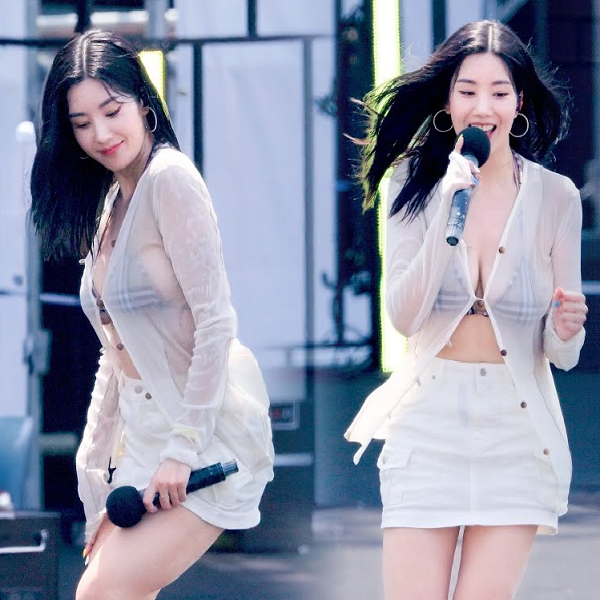
#> input picture love.png, 600 x 600 px
$ jupyter execute python_06_231117.ipynb
#> lines starting #> are read from the running program, lines starting #| are printed output that depends on the picture
[cell 1]
import numpy as np

[cell 2]
A = np.arange(1,9).reshape(2,4)
A

[cell 3]
print(A[0])
print(A[0,:])

[cell 4]
print(A[1])
print(A[1,:])

[cell 5]
print(A[:,0])
print(A[:,1])
print(A[:,2])
print(A[:,3])

### 행렬의 덧셈 연산

[cell 6]
import numpy as np
A = np.array([[1,2],[3,4]])
B = np.array([[4,1],[5,2]])

[cell 7]
A+B

[cell 8]
np.add(A,B)

### 행렬의 뺼셈

[cell 9]
import numpy as np
A = np.array([[1,2],[3,4]])
B = np.array([[4,1],[5,2]])

[cell 10]
A-B

[cell 11]
np.subtract(A,B)

### 행렬의 스칼라곱

[cell 12]
A = np.arange(1,10).reshape(3,3)
A

[cell 13]
c = 10
A * c

[cell 14]
np.multiply(A,c)

### 행렬의 곱셈

* np.dot()
* A@B

[cell 15]
A = np.array([[1,2,3],[4,5,6]])   # 2x3
B = np.array([[4,1],[5,2],[1,2]]) # 3x2

[cell 16]
A

[cell 17]
B

[cell 18]
# 행렬의 곱셈 .dot
A.dot(B)

[cell 19]
np.dot(A,B)

[cell 20]
A = np.array([[1,2],[3,4]])
B = np.array([[4,1],[5,2]])

[cell 21]
A

[cell 22]
B

[cell 23]
A*B

### 전치(transpose)행렬

[cell 24]
A = np.arange(1,7). reshape(2,3)

[cell 25]
A.T

[cell 26]
np.transpose(A)

[cell 27]
T = np.array([[1,0,4],[0,1,7],[0,0,1]])
T

[cell 28]
A =np.array([3,2,1])
A = A.T
A

[cell 29]
T.dot(A)

[cell 30]
import numpy as np
degree = 45

M = np.array([[np.cos(degree*np.pi/180),np.sin(degree*np.pi/180),0],[np.sin(degree*np.pi/180),np.cos(degree*np.pi/180),0],[0,0,1]])

p = np. array([7,0,1])
_p =np. dot(M,p)
_p[0]=int(np.round(_p[0]))
_p[1]=int(np.round(_p[1]))
_p[2]=int(np.round(_p[2]))
print(_p)

### rotation matrix

[cell 31]
#forward mapping

import cv2
import numpy as np

img = cv2.imread('love.png', cv2.IMREAD_COLOR)
#> img is the input picture: shape (600, 600, 3); mean B, G, R 165, 144.5, 139.7
height, width = img.shape[:2]
#> height = 600; width = 600

# 45도를 라디안으로 변환하여 코싸인값과 싸인값을 구합니다.
angle = 45
radian = angle * np.pi / 180
c = np.cos(radian)
s = np.sin(radian)

# 회전변환행렬을 구성합니다.
# OpenCV의 원점이 왼쪽아래가 아니라 왼쪽위라서 [[c, -s, 0], [s, c, 0]]가 아니라
# [[c, s, 0], [-s, c, 0]]입니다.
rotation_matrix = np.array([[c, s, 0], [-s, c, 0], [0, 0, 1]], dtype=float)

dst = np.zeros(img.shape, dtype=np.uint8)

for y in range(height - 1):
    for x in range(width - 1):

        p = np.array([x, y, 1])
        p_ = np.dot(rotation_matrix, p)

        x_, y_ = p_[:2]
        x_ = int(x_)
        y_ = int(y_)

        # 입력 이미지의 픽셀을 가져올 수 있는 경우에만
        # 결과 이미지의 현재 위치의 픽셀로 사용합니다.
        if x_ > 0 and x_ < width and y_ > 0 and y_ < height:
            dst[y_, x_] = img[y, x]
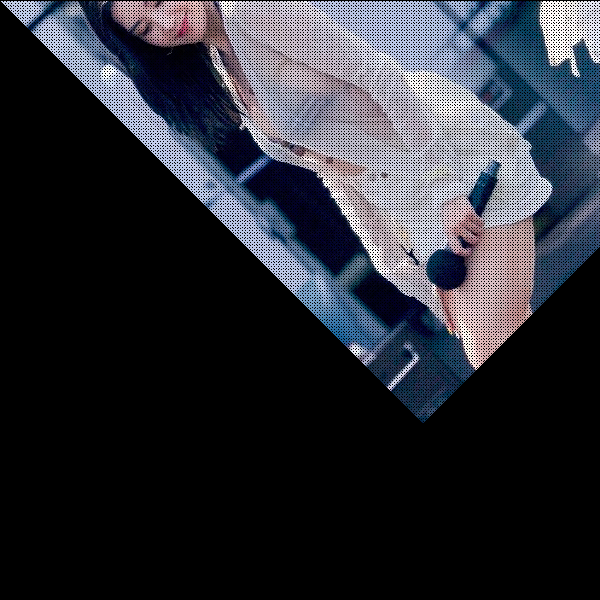
#> dst: shape (600, 600, 3); mean B, G, R 54.4, 46.8, 44.8

result = cv2.hconcat([img, dst])
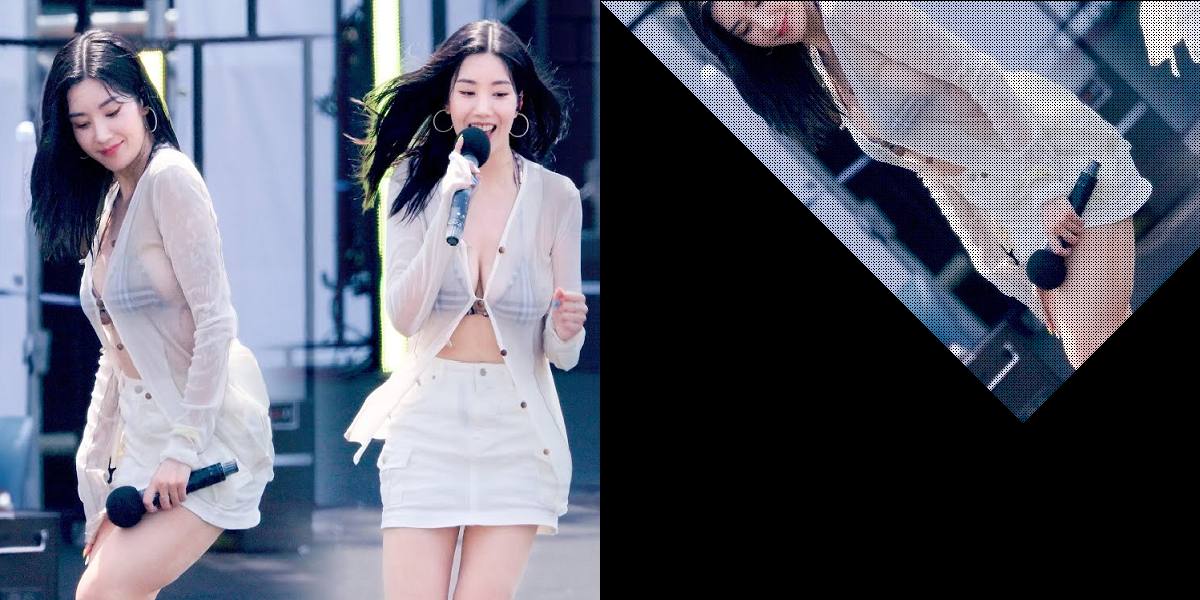
#> result: shape (600, 1200, 3); mean B, G, R 109.7, 95.6, 92.2
cv2.imshow("result", result)
cv2.waitKey(0)
cv2.destroyAllWindows()

[cell 32]
#backword mapping
import cv2
import numpy as np

img = cv2.imread('love.png', cv2.IMREAD_COLOR)
height, width = img.shape[:2]

# 45도를 라디안으로 변환하여 코싸인값과 싸인값을 구합니다.
angle = 45
radian = angle * np.pi / 180
c = np.cos(radian)
s = np.sin(radian)

# 회전변환행렬을 구성합니다.
# OpenCV의 원점이 왼쪽아래가 아니라 왼쪽위라서 [[c, -s, 0], [s, c, 0]]가 아니라
# [[c, s, 0], [-s, c, 0]]입니다.
rotation_matrix = np.array([[c, s, 0], [-s, c, 0], [0, 0, 1]], dtype=float)

dst = np.zeros(img.shape, dtype=np.uint8)

for y in range(height - 1):
    for x in range(width - 1):

        # 결과 이미지의 픽셀 new_p로 이동하는 입력 이미지의
        # 픽셀 old_p의 위치를 계산합니다.
        new_p = np.array([x, y, 1])
        inv_rotation_matrix = np.linalg.inv(rotation_matrix)
        old_p = np.dot(inv_rotation_matrix, new_p)

        # new_p 위치에 계산하여 얻은 old_p 픽셀의 값을 대입합니다.
        x_, y_ = old_p[:2]
        x_ = int(x_)
        y_ = int(y_)

        # 입력 이미지의 픽셀을 가져올 수 있는 경우에만
        # 결과 이미지의 현재 위치의 픽셀로 사용합니다.
        if x_ > 0 and x_ < width and y_ > 0 and y_ < height:
            dst[y, x] = img[y_, x_]
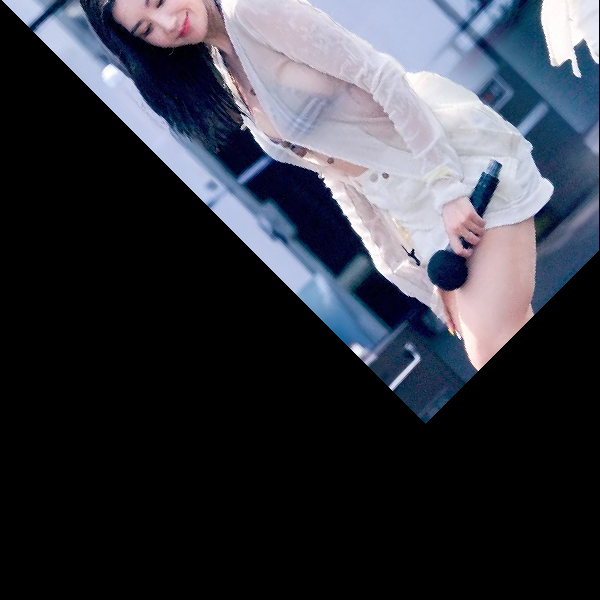
#> dst: shape (600, 600, 3); mean B, G, R 65.6, 56.5, 54.1

result = cv2.hconcat([img, dst])
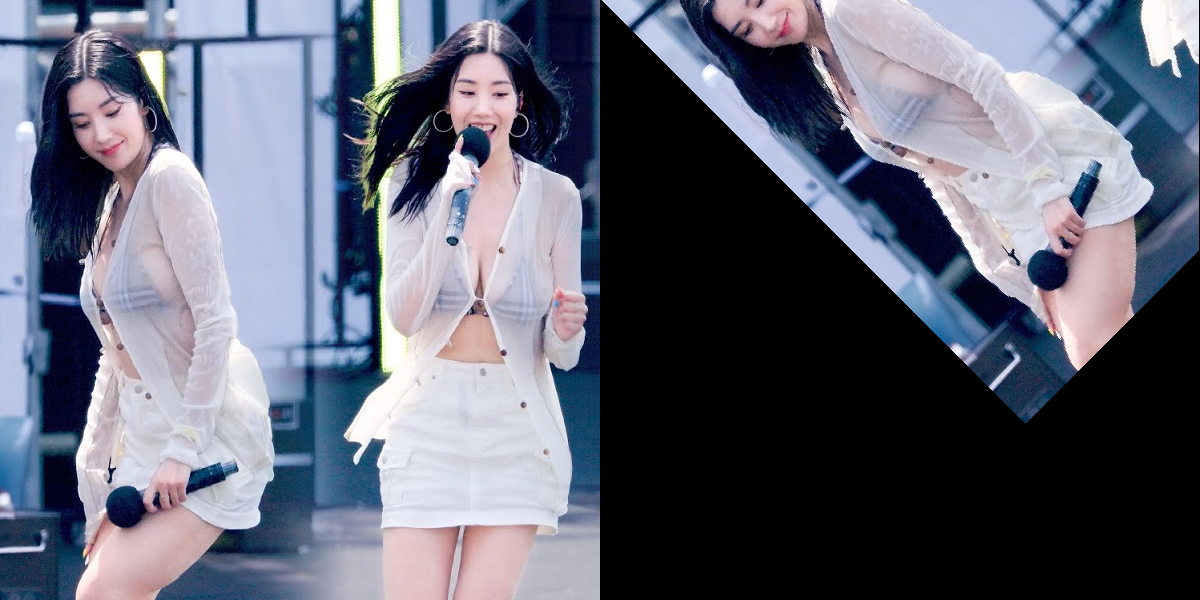
#> result: shape (600, 1200, 3); mean B, G, R 115.3, 100.5, 96.9
cv2.imshow("result", result)
cv2.waitKey(0)
cv2.destroyAllWindows()
